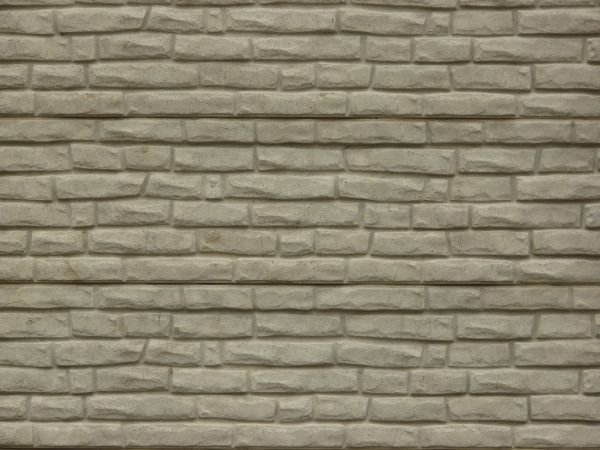
#> input picture texture_data/train/brick/brick1.jpg, 600 x 450 px; its folder holds only this picture in this run
$ jupyter execute --allow-errors 'feature_extraction,bayesianClassifier(GLCM,Laws).ipynb'   (older library calls are emulated)
#> lines starting #> are read from the running program, lines starting #| are printed output that depends on the picture
#> further down, image is the input picture: shape (450, 600, 3); mean B, G, R 113, 133.2, 139.4
#> `image_s = cv2.resize(image, (100,100), interpolation=cv2.INTER_LINEAR)`:
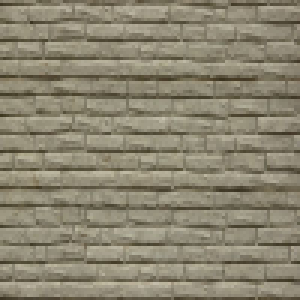
#> image_s: shape (100, 100, 3) (shown 3 times larger); mean B, G, R 113, 133.1, 139.4
#> after the loop `for PATCH_SIZE in PATCH_SIZES:`:
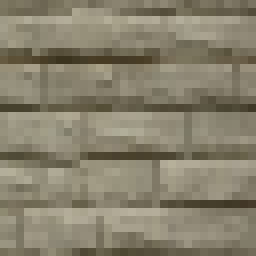
#> image_p: shape (32, 32, 3) (shown 8 times larger); mean B, G, R 108.8, 128.6, 135
#> after the loop `for PATCH_SIZE in PATCH_SIZES:`:
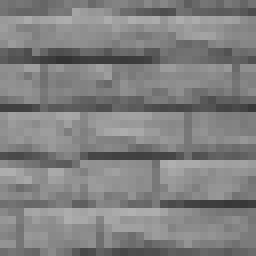
#> image_p_gray: shape (32, 32) (shown 8 times larger); min 51, max 177, mean 128.2
#> after the loop `for PATCH_SIZE in PATCH_SIZES:`: X_train = 10 items; Y_train = [0, 0, 0, 0, 0, 0, 0, 0, 0, 0]
#> pass 2 of the loop `for idx, texture_name in enumerate(classes):`:
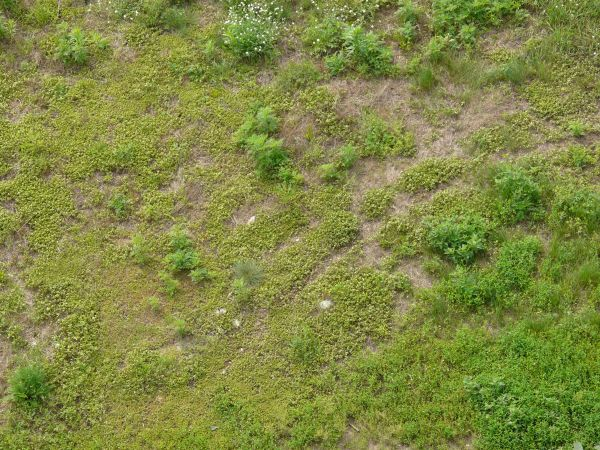
#> input picture texture_data/train/grass/grass1.jpg, 600 x 450 px
#> image is the input picture: shape (450, 600, 3); mean B, G, R 67.4, 135.9, 129.1
#> after the loop `for PATCH_SIZE in PATCH_SIZES:`: X_train = 20 items; Y_train = [0, 0, 0, 0, 0, 0, 0, 0, 0, 0, 1, 1, 1, 1, 1, 1, 1, 1, 1, 1]
#> `image_gray = cv2.cvtColor(image, cv2.COLOR_BGR2GRAY)`:
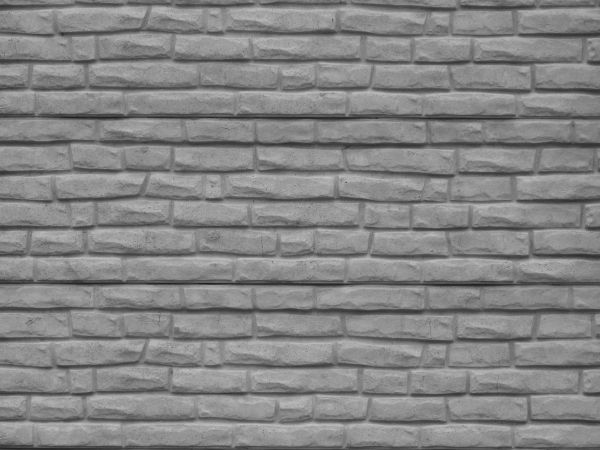
#> image_gray: shape (450, 600); min 27, max 195, mean 132.6
#> `image_gray_s = image_gray[w:w+PATCH_SIZE, h:h+PATCH_SIZE]`:
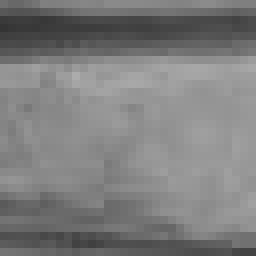
#> image_gray_s: shape (32, 32) (shown 8 times larger); min 52, max 172, mean 125.4
#> after the loop `for prop in glcm_props:`: props = [116.4, 8.13, 0.132, 0.0431, 0.942, 0.00186]
[cell 1]
from sklearn.metrics import accuracy_score, confusion_matrix
from skimage.feature import greycomatrix, greycoprops
import matplotlib.pyplot as plt
from scipy import signal as sg
import itertools
import numpy as np
import cv2
import os
import pandas as pd

1. Extracting features in a series of windows of size w, each centered on a pixel (i,j)
    - The value of the resulting statistical measure are assigned to the position (i,j) in the new pixel

2. Generating of Texture descriptors using both
    - GLCM numeric features
    - and Law's energy feature

[cell 2]
# laws texture

def laws_texture(gray_image):
    (rows, cols) = gray_image.shape[:2]
    smooth_kernel = (1/25)*np.ones((5,5))
    gray_smooth = sg.convolve(gray_image, smooth_kernel, 'same')
    gray_processed = np.abs(gray_image - gray_smooth)

    filter_vectors = np.array([[1,4,6,4,1],
                              [-1,-2,0,2,1],
                              [-1,0,2,0,1],
                              [1,-4,6,-4,1]])
    filters = []
    for i in range(4):
        for j in range(4):
            filters.append(np.matmul(filter_vectors[i][:].reshape(5,1),
                               filter_vectors[j][:].reshape(1,5)))

    conv_maps = np.zeros((rows, cols, 16))
    for i in range(len(filters)):
        conv_maps[:,:,i] = sg.convolve(gray_processed,
                                      filters[i], 'same')

    # texture map 계산
    """
    L5E5 / E5L5
    L5S5 / S5L5
    L5R5 / R5L5
    E5R5 / R5E5
    E5S5 / S5E5
    S5R5 / R5S5
    S5S5
    E5E5
    R5R5

    추가가능..?
    """
    texture_maps = list()
    texture_maps.append((conv_maps[:,:,1]+conv_maps[:,:,4])//2)
    texture_maps.append((conv_maps[:,:,2]+conv_maps[:,:,8])//2)
    texture_maps.append((conv_maps[:,:,3]+conv_maps[:,:,12])//2)
    texture_maps.append((conv_maps[:,:,7]+conv_maps[:,:,13])//2)
    texture_maps.append((conv_maps[:,:,6]+conv_maps[:,:,9])//2)
    texture_maps.append((conv_maps[:,:,11]+conv_maps[:,:,14])//2)
    texture_maps.append((conv_maps[:,:,10]))
    texture_maps.append((conv_maps[:,:,5]))
    texture_maps.append((conv_maps[:,:,15]))
    texture_maps.append((conv_maps[:,:,0])) # L5L5(use to norm TEM)

    # law's texture energy
    TEM = list()
    for i in range(9):
        TEM.append(np.abs(texture_maps[i]).sum() /
                  np.abs(texture_maps[9]).sum())
    return TEM

[cell 3]
# feature extraction
train_dir = './train/'
test_dir = './test/'
classes = ['brick', 'grass','ground','water','wood']

X_train = [] # train data feature 저장 list
Y_train = [] # train data label 저장

PATCH_SIZES = [32]
NUM_PATCHES = 10
glcm_props = ['contrast', 'dissimilarity','homogeneity','energy','correlation','ASM']

np.random.seed(22)
#> (the rest of this cell did not finish here and is left out)

#> (a cell that did not finish here is left out)

#> (a cell that did not finish here is left out)

#> (a cell that did not finish here is left out)

#> (a cell that did not finish here is left out)

#> (a cell that did not finish here is left out)

[cell 9]
X_test = []
Y_test = []

#> (the rest of this cell did not finish here and is left out)

#> in laws_texture (call 21), `gray_smooth = sg.convolve(gray_image, smooth_kernel, 'same')`:
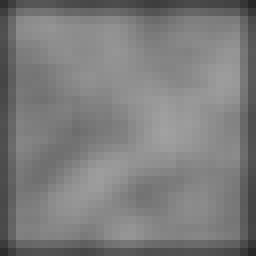
#> gray_smooth: shape (32, 32) float64 (shown 8 times larger); min 39.92, max 161.1, mean 124.6
#> in laws_texture (call 21), `gray_processed = np.abs(gray_image - gray_smooth)`:
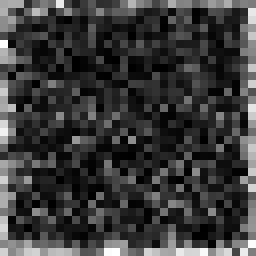
#> gray_processed: shape (32, 32) float64 (shown 8 times larger); min 0, max 87.04, mean 19.9; drawn with min black and max white
#> after the loop in laws_texture (call 21), `for i in range(9):`: TEM = [0.0658, 0.132, 0.134, 0.0383, 0.0137, 0.0367, 0.0206, 0.0215, 0.138]
#> pass 2 of the loop `for idx, texture_name in enumerate(classes):`:
#> `image_gray = cv2.cvtColor(image, cv2.COLOR_BGR2GRAY)`:
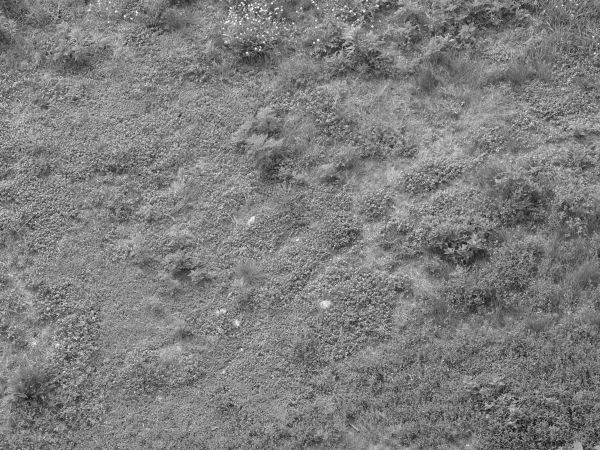
#> image_gray: shape (450, 600); min 10, max 252, mean 126.1
#> w = 4
#> h = 11
#> `image_gray_s = image_gray[w:w+PATCH_SIZE, h:h+PATCH_SIZE]`:
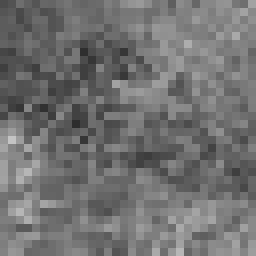
#> image_gray_s: shape (32, 32) (shown 8 times larger); min 44, max 195, mean 112.9
#> after the loop `for prop in glcm_props:`: props = [863.9, 23.22, 0.0403, 0.037, 0.229, 0.00137]
            Y_test.append(idx)

X_test = np.array(X_test)
Y_test = np.array(Y_test)
print('train data:', X_test.shape)
print('train label:', Y_test.shape)
